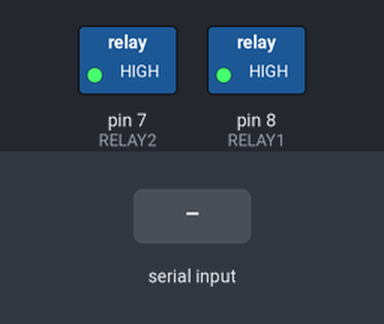
Simulated run of this sketch. Board: Arduino Uno, built with avr-gcc and run on an emulated ATmega328P. Shown: switched loads named in the sketch (green lamp = pin HIGH). Inputs (shaded band) come from the test bench.

Above: at 1.2 s.
1.3 s: "a" received over Serial
At 2.5 s:
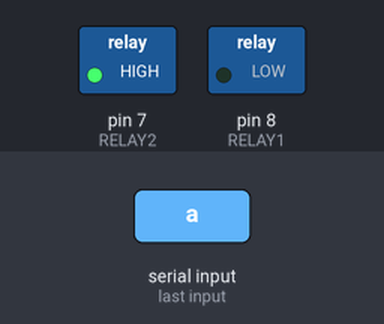
2.8 s: "f" received over Serial
At 3.7 s:
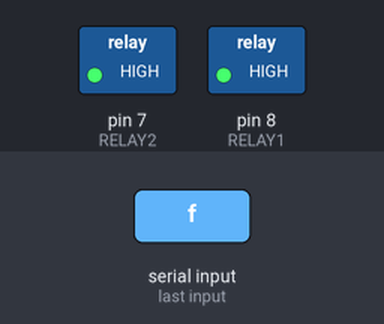
Timing chart, 0 to 5.8 s (numbered marks = the images above; inputs shaded):
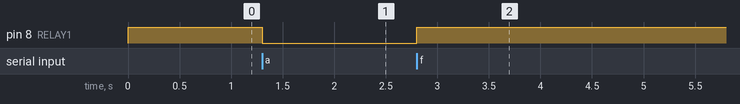

The sketch:

shutter_hd.ino
```cpp
#define RELAY1  8

#define RELAY2  7


void setup(){
  Serial.begin(9600);
  pinMode(RELAY1, OUTPUT);
  pinMode(RELAY2, OUTPUT);
  digitalWrite(RELAY2,HIGH);
  digitalWrite(RELAY1,HIGH);

  // pinMode(LED_BUILTIN, OUTPUT);
}


void abre(){
   digitalWrite(RELAY1,HIGH);
   // digitalWrite(RELAY2,LOW);
   }

void fecha(){
   // digitalWrite(RELAY2,HIGH);
   digitalWrite(RELAY1,LOW);
   }

void off(){
   // digitalWrite(RELAY2,HIGH);
   digitalWrite(RELAY1,HIGH);
   }

void loop() {
  if(Serial.available()>0) {
    char c;
    c = Serial.read();
if(c=='f'){abre();digitalWrite(LED_BUILTIN, HIGH);}
if(c=='a'){fecha();digitalWrite(LED_BUILTIN, LOW);}
if(c=='o'){off();}
                         }
}
```

Measured:
- after the input at 1.3 s, pin 8 (RELAY1): HIGH → LOW at once
- after the input at 2.8 s, pin 8 (RELAY1): LOW → HIGH at once
